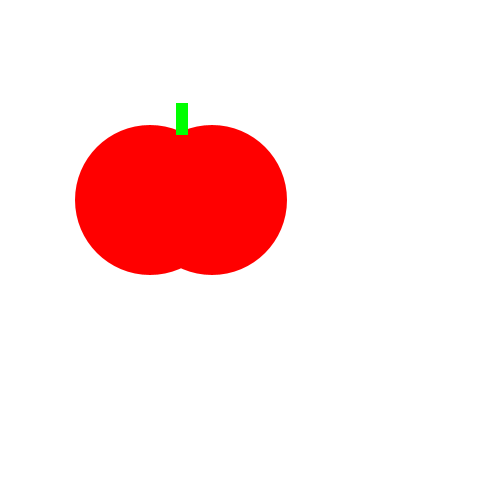
Frame 1 (no input)
Frame 60 (the mouse pressed at the canvas centre just before this capture): identical to frame 1, image omitted
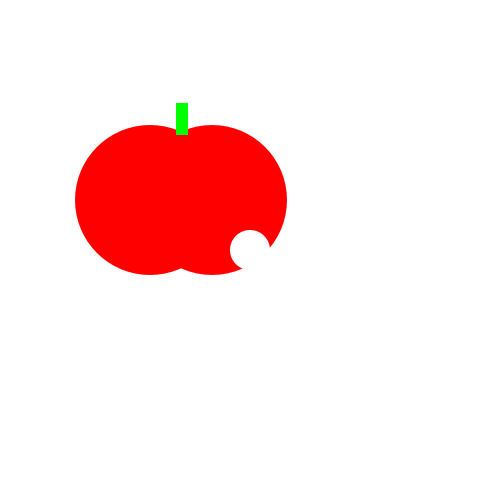
Frame 120 (the mouse held since frame 60 and released just before this capture)

The Processing sketch that drew these frames (run headless with seeded random() and noise(); from frame 60 on, the mouse is pressed at the canvas centre):

// Processing sketch: tasty_tomato
// ── tasty_tomato.pde
void setup() {
 
    size(500, 500);
  
}
 boolean hasclicked = false;
  int xpos;
  int ypos;
void draw() {

 
    background(255, 255, 255);
    noStroke();
     fill (255,0,0);
    ellipse(150, 200, 150, 150);
    ellipse(212, 200, 150, 150);
    fill (0,255,0);
    rect(176, 103, 12, 32);
    if (mousePressed) {
     xpos = mouseX;
     ypos = mouseY;
     hasclicked = true;
    }
    if (hasclicked = true){
     fill(255,255,255);
    ellipse(xpos,ypos,40,40);
    
    
    }
}
